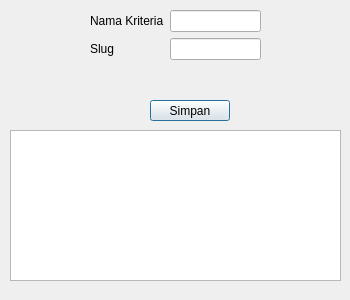
<?xml version="1.0" encoding="UTF-8"?>
<ui version="4.0">
 <class>kriteria</class>
 <widget class="QDialog" name="kriteria">
  <property name="geometry">
   <rect>
    <x>0</x>
    <y>0</y>
    <width>350</width>
    <height>300</height>
   </rect>
  </property>
  <property name="windowTitle">
   <string>Dialog</string>
  </property>
  <widget class="QWidget" name="formLayoutWidget">
   <property name="geometry">
    <rect>
     <x>90</x>
     <y>10</y>
     <width>171</width>
     <height>76</height>
    </rect>
   </property>
   <layout class="QFormLayout" name="formLayout">
    <item row="0" column="0">
     <widget class="QLabel" name="namaKriteriaLabel">
      <property name="text">
       <string>Nama Kriteria</string>
      </property>
     </widget>
    </item>
    <item row="0" column="1">
     <widget class="QLineEdit" name="namaKriteriaLineEdit"/>
    </item>
    <item row="1" column="0">
     <widget class="QLabel" name="slugLabel">
      <property name="text">
       <string>Slug</string>
      </property>
     </widget>
    </item>
    <item row="1" column="1">
     <widget class="QLineEdit" name="slugLineEdit"/>
    </item>
   </layout>
  </widget>
  <widget class="QPushButton" name="pushButton">
   <property name="geometry">
    <rect>
     <x>150</x>
     <y>100</y>
     <width>80</width>
     <height>21</height>
    </rect>
   </property>
   <property name="text">
    <string>Simpan</string>
   </property>
  </widget>
  <widget class="QTableView" name="tableView">
   <property name="geometry">
    <rect>
     <x>10</x>
     <y>130</y>
     <width>331</width>
     <height>151</height>
    </rect>
   </property>
  </widget>
 </widget>
 <resources/>
 <connections/>
</ui>
